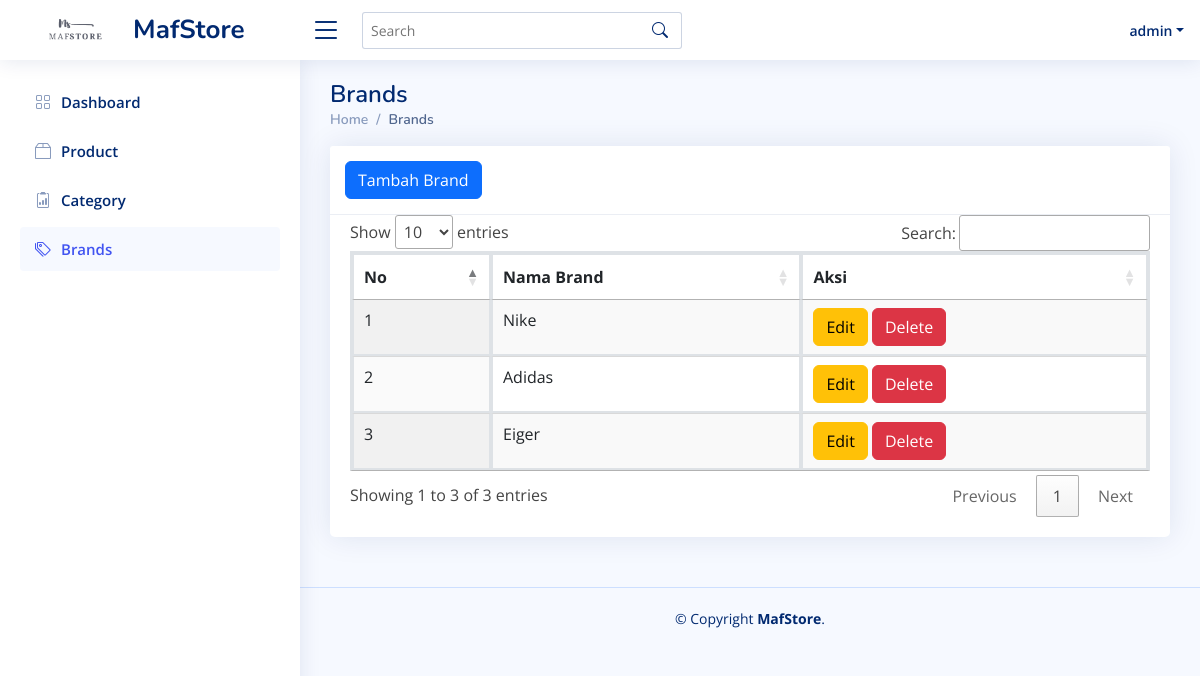
/admin/brand/brand.php (signed in), run on the app's committed database.
### tables this page shows
CREATE TABLE `brands` (
  `id` int(11) NOT NULL,
  `brand_name` varchar(50) NOT NULL
);

### admin/brand/brand.php (the view, shortened to what this page needs)
<?php
include('proses.php');
?>
<!DOCTYPE html>
<html lang="en">
<head>
    <link href="../assets/vendor/bootstrap/css/bootstrap.min.css" rel="stylesheet">
    <link href="../assets/vendor/bootstrap-icons/bootstrap-icons.css" rel="stylesheet">
    <link href="../assets/vendor/boxicons/css/boxicons.min.css" rel="stylesheet">
    <link href="../assets/vendor/quill/quill.snow.css" rel="stylesheet">
    <link href="../assets/vendor/quill/quill.bubble.css" rel="stylesheet">
    <link href="../assets/vendor/remixicon/remixicon.css" rel="stylesheet">
    <link href="../assets/vendor/simple-datatables/style.css" rel="stylesheet">
    <link rel="stylesheet" href="https://cdn.datatables.net/1.13.7/css/jquery.dataTables.css" />
    <link href="https://cdn.jsdelivr.net/npm/sweetalert2@11.9.0/dist/sweetalert2.min.css" rel="stylesheet">
    <link href="../assets/css/style.css" rel="stylesheet">
<body>
    <header id="header" class="header fixed-top d-flex align-items-center">
        <div class="d-flex align-items-center justify-content-between">
            <a href="../index.php" class="logo d-flex align-items-center">
                <img src="../assets/img/mafstore3.png" alt="">
                <span class="d-none d-lg-block">MafStore</span>
            </a>
            <i class="bi bi-list toggle-sidebar-btn"></i>
        </div>
        <div class="search-bar">
            <form class="search-form d-flex align-items-center" method="POST" action="#">
                <input type="text" name="query" placeholder="Search" title="Enter search keyword">
                <button type="submit" title="Search"><i class="bi bi-search"></i></button>
            </form>
        </div>
        <nav class="header-nav ms-auto">
            <ul class="d-flex align-items-center">
                <li class="nav-item dropdown pe-3">
                    <a class="nav-link nav-profile d-flex align-items-center pe-0" href="#" data-bs-toggle="dropdown">
                        <span class="d-none d-md-block dropdown-toggle ps-2"><?php echo $_SESSION['nama_user']; ?></span>
                    </a>
                </li>
            </ul>
        </nav>
    </header>
    <aside id="sidebar" class="sidebar">
        <ul class="sidebar-nav" id="sidebar-nav">
            <li class="nav-item">
                <a class="nav-link collapsed" href="../index.php">
                    <i class="bi bi-grid"></i>
                    <span>Dashboard</span>
                </a>
            </li>
            <li class="nav-item">
                <a class="nav-link collapsed" href="../product/product.php">
                    <i class="bi bi-box2"></i>
                    <span>Product</span>
                </a>
            </li>
            <li class="nav-item">
                <a class="nav-link collapsed" href="../category/category.php">
                    <i class="bi bi-clipboard2-data"></i>
                    <span>Category</span>
                </a>
            </li>
            <li class="nav-item">
                <a class="nav-link" href="brand.php">
                    <i class="bi bi-tags"></i>
                    <span>Brands</span>
                </a>
            </li>
        </ul>
    </aside>
    <main id="main" class="main">
        <div class="pagetitle">
            <h1>Brands</h1>
            <nav>
                <ol class="breadcrumb">
                    <li class="breadcrumb-item"><a href="index.php">Home</a></li>
                    <li class="breadcrumb-item active">Brands</li>
                </ol>
            </nav>
        </div>
        <section class="section dashboard">
            <div class="card">
                <div class="card-header">
                    <button type="button" class="btn btn-primary" data-bs-toggle="modal" data-bs-target="#exampleModal">
                        Tambah Brand
                    </button>
                </div>
                <div class="card-body">
                    <div class="table-responsive">
                        <table class="table table-bordered display" id="myTable">
                            <thead>
                                <tr>
                                    <th>No</th>
                                    <th>Nama Brand</th>
                                    <th>Aksi</th>
                                </tr>
                            </thead>
                            <tbody>
                                <?php
                                $datastock = mysqli_query($conn, "SELECT * FROM brands");
                                $i = 1;
                                while ($ambildata = mysqli_fetch_array($datastock)) {
                                    $brand_name = $ambildata['brand_name'];
                                    $aksi = $ambildata['id'];
                                ?>
                                    <tr>
                                        <td><?= $i++; ?></td>
                                        <td><?= $brand_name; ?></td>
                                        <td>
                                            <button type="button" class="btn btn-warning" data-bs-toggle="modal" data-bs-target="#edit<?= $aksi; ?>">Edit</button>
                                            <button type="button" class="btn btn-danger" onclick="deleteItem(<?= $aksi; ?>)">Delete</button>
                                        </td>
                                    </tr>
                                <?php
                                };
                                ?>
                            </tbody>
                        </table>
                    </div>
                </div>
            </div>
        </section>
    </main>
    <footer id="footer" class="footer">
        <div class="copyright">
            &copy; Copyright <strong><span>MafStore</span></strong>.
        </div>
    </footer>
</body>
</html>

### admin/assets/css/style.css (style rules this page uses)
:root { scroll-behavior: smooth; }
body { font-family: "Open Sans", sans-serif; background: #f6f9ff; color: #444444; }
a { color: #4154f1; text-decoration: none; }
h1, h2, h3, h4, h5, h6 { font-family: "Nunito", sans-serif; }
.card { position: relative; display: flex; flex-direction: column; min-width: 0; word-wrap: break-word; background-color: #fff; background-clip: border-box; border: 1px solid rgba(0, 0, 0, 0.125); border-radius: 0.25rem; }
.card-header { padding: 0.75rem 1.25rem; margin-bottom: 0; background-color: rgba(0, 0, 0, 0.03); border-bottom: 1px solid rgba(0, 0, 0, 0.125); }
.card-header:first-child { border-radius: calc(0.25rem - 1px) calc(0.25rem - 1px) 0 0; }
.table-bordered { border: 2px solid #dee2e6; }
.table-bordered th, .table-bordered td { border: 2px solid #dee2e6; }
.table-bordered thead th, .table-bordered thead td { border-bottom-width: 3px; }
.card-body { flex: 1 1 auto; min-height: 1px; padding: 1.25rem; }
.table-responsive { display: block; width: 100%; overflow-x: auto; -webkit-overflow-scrolling: touch; }
#main { margin-top: 60px; padding: 20px 30px; transition: all 0.3s; }
.pagetitle { margin-bottom: 10px; }
.pagetitle h1 { font-size: 24px; margin-bottom: 0; font-weight: 600; color: #012970; }
.card { margin-bottom: 30px; border: none; border-radius: 5px; box-shadow: 0px 0 30px rgba(1, 41, 112, 0.1); }
.card-header, .card-footer { border-color: #ebeef4; background-color: #fff; color: #798eb3; padding: 15px; }
.card-body { padding: 0 20px 20px 20px; }
.breadcrumb { font-size: 14px; font-family: "Nunito", sans-serif; color: #899bbd; font-weight: 600; }
.breadcrumb a { color: #899bbd; transition: 0.3s; }
.breadcrumb .breadcrumb-item::before { color: #899bbd; }
.breadcrumb .active { color: #51678f; font-weight: 600; }
.logo { line-height: 1; }
@media (min-width: 1200px) { .logo { width: 280px; } }
.logo img { max-height: 26px; margin-right: 6px; }
.logo span { font-size: 26px; font-weight: 700; color: #012970; font-family: "Nunito", sans-serif; }
.header { transition: all 0.5s; z-index: 997; height: 60px; box-shadow: 0px 2px 20px rgba(1, 41, 112, 0.1); background-color: #fff; padding-left: 20px; }
.header .toggle-sidebar-btn { font-size: 32px; padding-left: 10px; cursor: pointer; color: #012970; }
.header .search-bar { min-width: 360px; padding: 0 20px; }
.header .search-form { width: 100%; }
.header .search-form input { border: 0; font-size: 14px; color: #012970; border: 1px solid rgba(1, 41, 112, 0.2); padding: 7px 38px 7px 8px; border-radius: 3px; transition: 0.3s; width: 100%; }
.header .search-form button { border: 0; padding: 0; margin-left: -30px; background: none; }
.header .search-form button i { color: #012970; }
.header-nav ul { list-style: none; }
.header-nav>ul { margin: 0; padding: 0; }
.header-nav .nav-profile { color: #012970; }
.header-nav .nav-profile span { font-size: 14px; font-weight: 600; }
.sidebar { position: fixed; top: 60px; left: 0; bottom: 0; width: 300px; z-index: 996; transition: all 0.3s; padding: 20px; overflow-y: auto; scrollbar-width: thin; scrollbar-color: #aab7cf transparent; box-shadow: 0px 0px 20px rgba(1, 41, 112, 0.1); background-color: #fff; }
@media (min-width: 1200px) { #main, #footer { margin-left: 300px; } }
.sidebar-nav { padding: 0; margin: 0; list-style: none; }
.sidebar-nav li { padding: 0; margin: 0; list-style: none; }
.sidebar-nav .nav-item { margin-bottom: 5px; }
.sidebar-nav .nav-link { display: flex; align-items: center; font-size: 15px; font-weight: 600; color: #4154f1; transition: 0.3; background: #f6f9ff; padding: 10px 15px; border-radius: 4px; }
.sidebar-nav .nav-link i { font-size: 16px; margin-right: 10px; color: #4154f1; }
.sidebar-nav .nav-link.collapsed { color: #012970; background: #fff; }
.sidebar-nav .nav-link.collapsed i { color: #899bbd; }
.footer { padding: 20px 0; font-size: 14px; transition: all 0.3s; border-top: 1px solid #cddfff; }
.footer .copyright { text-align: center; color: #012970; }

### data on the page
brands: brand_name "Nike"
brands: brand_name "Adidas"
brands: brand_name "Eiger"

### other printed values
$_SESSION['nama_user'] "admin"
